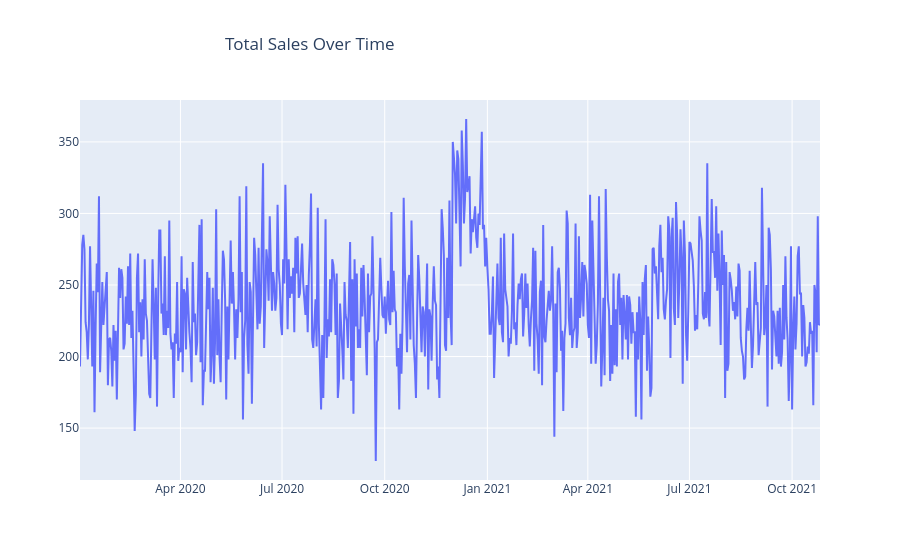

The notebook cell saved with this chart:
### Code cell
fig = go.Figure()
fig.add_trace(go.Scatter(x=total_sales.index, y=total_sales['QUANTITY'],
                  mode='lines',
                  name='Real'))
fig.update_layout(title={'text':'Total Sales Over Time','x':0.25})

fig.show()
fig.write_image(output_dir / "total_sales_over_time.png")

### Figure 1 — Plotly figure (JSON) as saved in the notebook; plotly's stock layout.template omitted (floating-point values rounded to 4 significant figures; data arrays with more than 128 entries replaced by an {"elided": "..."} marker saying what was removed)
{"data": [{"mode": "lines", "name": "Real", "type": "scatter", "x": {"elided": "664 str values"}, "y": {"elided": "664 int values"}}], "layout": {"title": {"text": "Total Sales Over Time", "x": 0.25}}}
